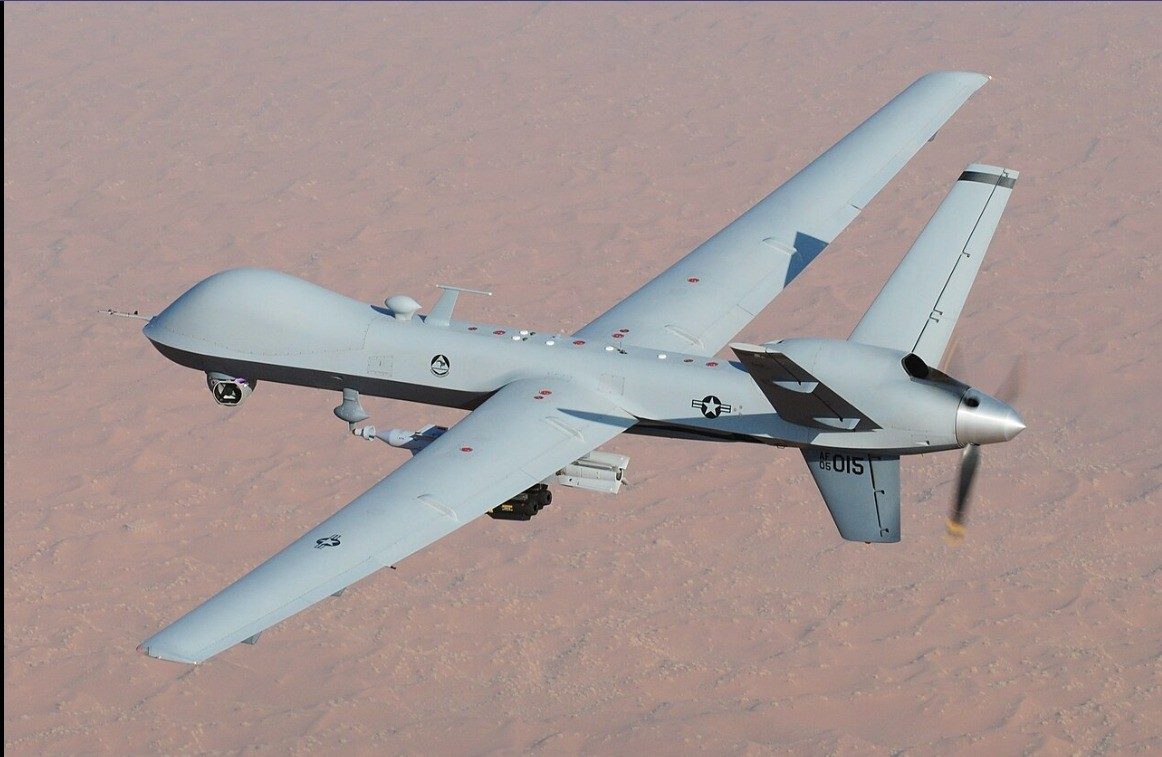
#> input picture Image Processing with openCV/drone_photo.jpg, 1162 x 757 px, found by its file name
$ jupyter execute image_processing.ipynb
#> lines starting #> are read from the running program, lines starting #| are printed output that depends on the picture; pictures that were not available may be replaced by others from this repository, and a replacement may not be noted
[cell 1]
import cv2
import numpy as np
from google.colab.patches import cv2_imshow
from google.colab import drive
drive.mount('/content/drive')

[cell 2]
img = cv2.imread("/content/drive/MyDrive/datasets/images/drone_photo.jpg")
#> img is the input picture: shape (757, 1162, 3); mean B, G, R 148, 150.3, 165.2
print(f"Shape: {img.shape}")
#| Shape: (757, 1162, 3)
print(f"Dtype: {img.dtype}")
#| Dtype: uint8
print(f"Size: {img.size}")
#| Size: 2638902

[cell 3]
cv2_imshow(img)
# cv2.waitKey(0)
# cv2.destroyAllWindows()

[cell 4]
img_rgb = cv2.cvtColor(img, cv2.COLOR_BGR2RGB)
cv2_imshow(img_rgb)

[cell 5]
img = cv2.imread("/content/drive/MyDrive/datasets/images/images.jpeg")
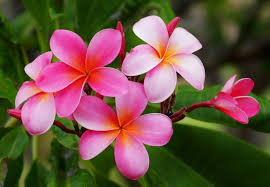
#> input picture Image Processing with openCV/flower.jpg, 270 x 187 px, given in place of images.jpeg, which was not available
#> img is the input picture: shape (187, 270, 3); mean B, G, R 69.3, 82.3, 109.6

# ── Resize ───────────────────────────────────────────────
resized = cv2.resize(img, (224, 224))             # fixed WxH
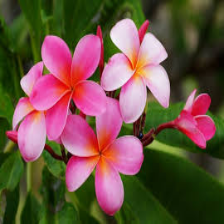
#> resized: shape (224, 224, 3); mean B, G, R 69.2, 82.2, 109.4
half    = cv2.resize(img, None, fx=0.5, fy=0.5)  # 50% scale
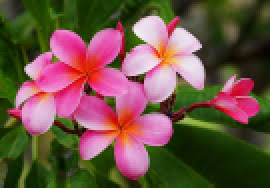
#> half: shape (94, 135, 3) (shown 2 times larger); mean B, G, R 69.1, 82.3, 109.3

# ── Crop (NumPy slicing) ─────────────────────────────────
roi = img[100:400, 200:600]   # [y1:y2, x1:x2]
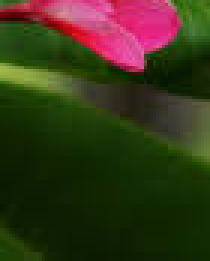
#> roi: shape (87, 70, 3) (shown 3 times larger); mean B, G, R 24.9, 53.1, 54.7

# ── Rotate 45° around centre ─────────────────────────────
h, w = img.shape[:2]
#> h = 187; w = 270
M   = cv2.getRotationMatrix2D((w//2, h//2), 45, 1.0)
rot = cv2.warpAffine(img, M, (w, h))
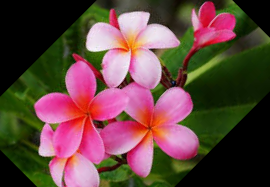
#> rot: shape (187, 270, 3); mean B, G, R 64.2, 69.5, 98.8

# ── Flip ─────────────────────────────────────────────────
flip_h = cv2.flip(img,  1)   # horizontal
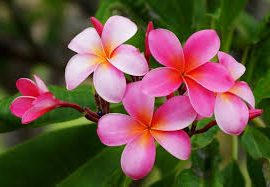
#> flip_h: shape (187, 270, 3); mean B, G, R 69.3, 82.3, 109.6
flip_v = cv2.flip(img,  0)   # vertical
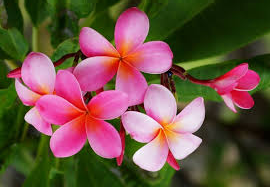
#> flip_v: shape (187, 270, 3); mean B, G, R 69.3, 82.3, 109.6

# ── Colour conversions ───────────────────────────────────
gray = cv2.cvtColor(img, cv2.COLOR_BGR2GRAY)
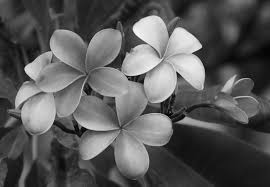
#> gray: shape (187, 270); min 1, max 254, mean 88.9
hsv  = cv2.cvtColor(img, cv2.COLOR_BGR2HSV)
#> hsv: shape (187, 270, 3); mean H, S, V 79, 167.9, 121.9
